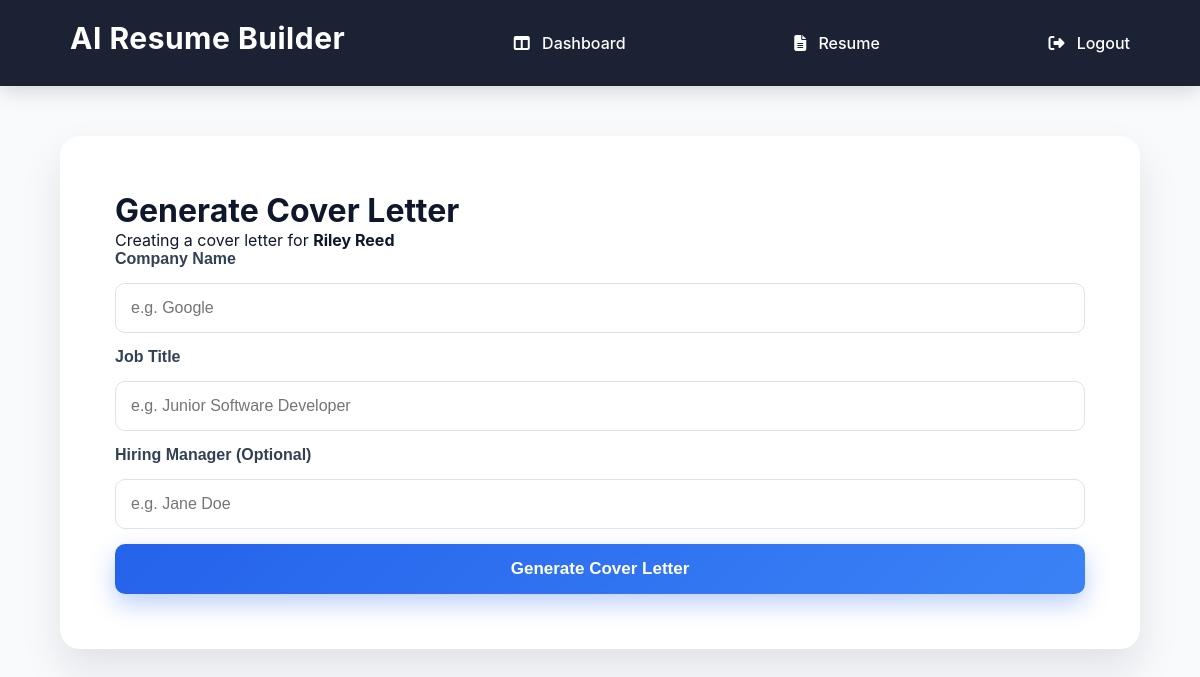
Page /cover-letter/6 (signed in) on the earlier database version.
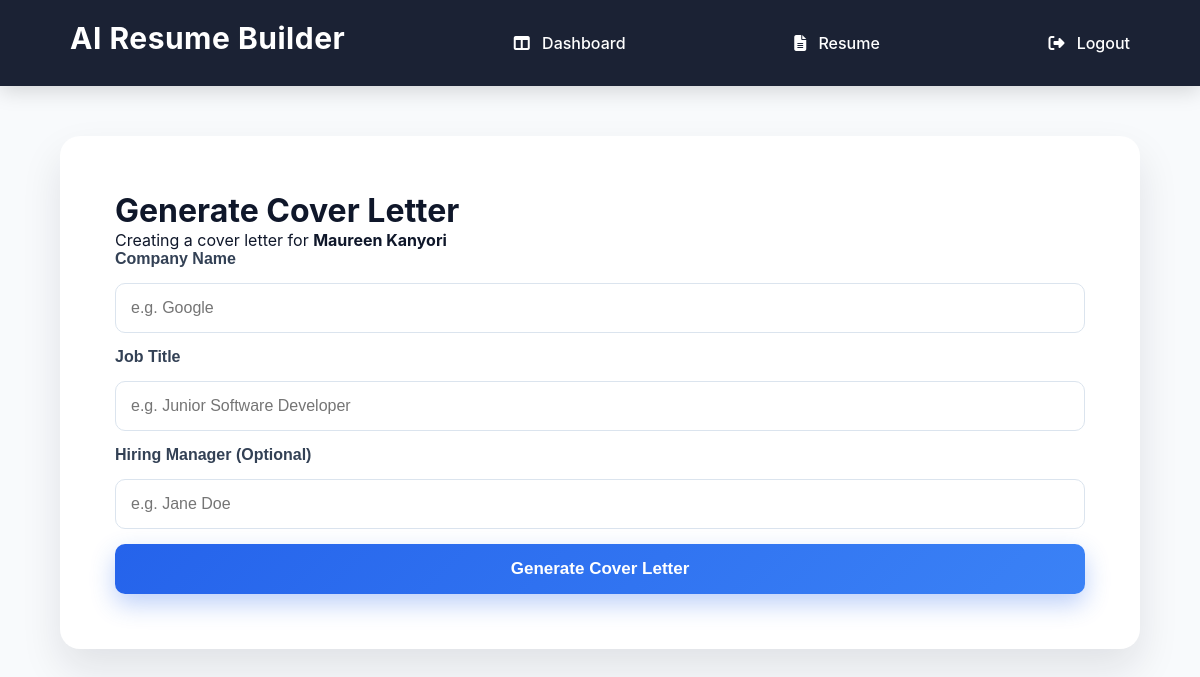
Same page on the later database version.
### tables this page shows
CREATE TABLE resumes(
            id INTEGER PRIMARY KEY AUTOINCREMENT,
            user_id INTEGER NOT NULL,
            full_name TEXT,
            email TEXT,
            phone TEXT,
            education TEXT,
            skills TEXT,
            experience TEXT,
            summary TEXT
        );

### app.py (the view, shortened to what this page needs)
@app.route("/cover-letter/<int:resume_id>", methods=["GET", "POST"])
def cover_letter(resume_id):
    if "user_id" not in session:
        return redirect(url_for("login"))
    resume = get_resume_by_id(resume_id)
    if not resume:
        return "Resume not found."
    return render_template(
        "cover_letter.html",
        resume=resume
    )

### database/db.py (called while the page is built)
def get_resume_by_id(resume_id):
    conn = sqlite3.connect(DB_PATH)
    conn.row_factory = sqlite3.Row
    cursor = conn.cursor()
    cursor.execute("""
        SELECT *
        FROM resumes
        WHERE id = ?
    """, (resume_id,))
    resume = cursor.fetchone()
    conn.close()
    return resume

### templates/cover_letter.html
{% extends "base.html" %}
{% block content %}
<div class="resume-preview">
    <h1>Generate Cover Letter</h1>
    <p>
        Creating a cover letter for
        <strong>{{ resume["full_name"] }}</strong>
    </p>
    <form method="POST">
        <label>Company Name</label>
        <input
            type="text"
            name="company_name"
            required
            placeholder="e.g. Google"
        >
        <label>Job Title</label>
        <input
            type="text"
            name="job_title"
            required
            placeholder="e.g. Junior Software Developer"
        >
        <label>Hiring Manager (Optional)</label>
        <input
            type="text"
            name="hiring_manager"
            placeholder="e.g. Jane Doe"
        >
        <button type="submit">
            Generate Cover Letter
        </button>
    </form>
</div>
{% endblock %}

Differences in the rows shown:
changed resumes: full_name "Riley Reed" → "Maureen Kanyori"
